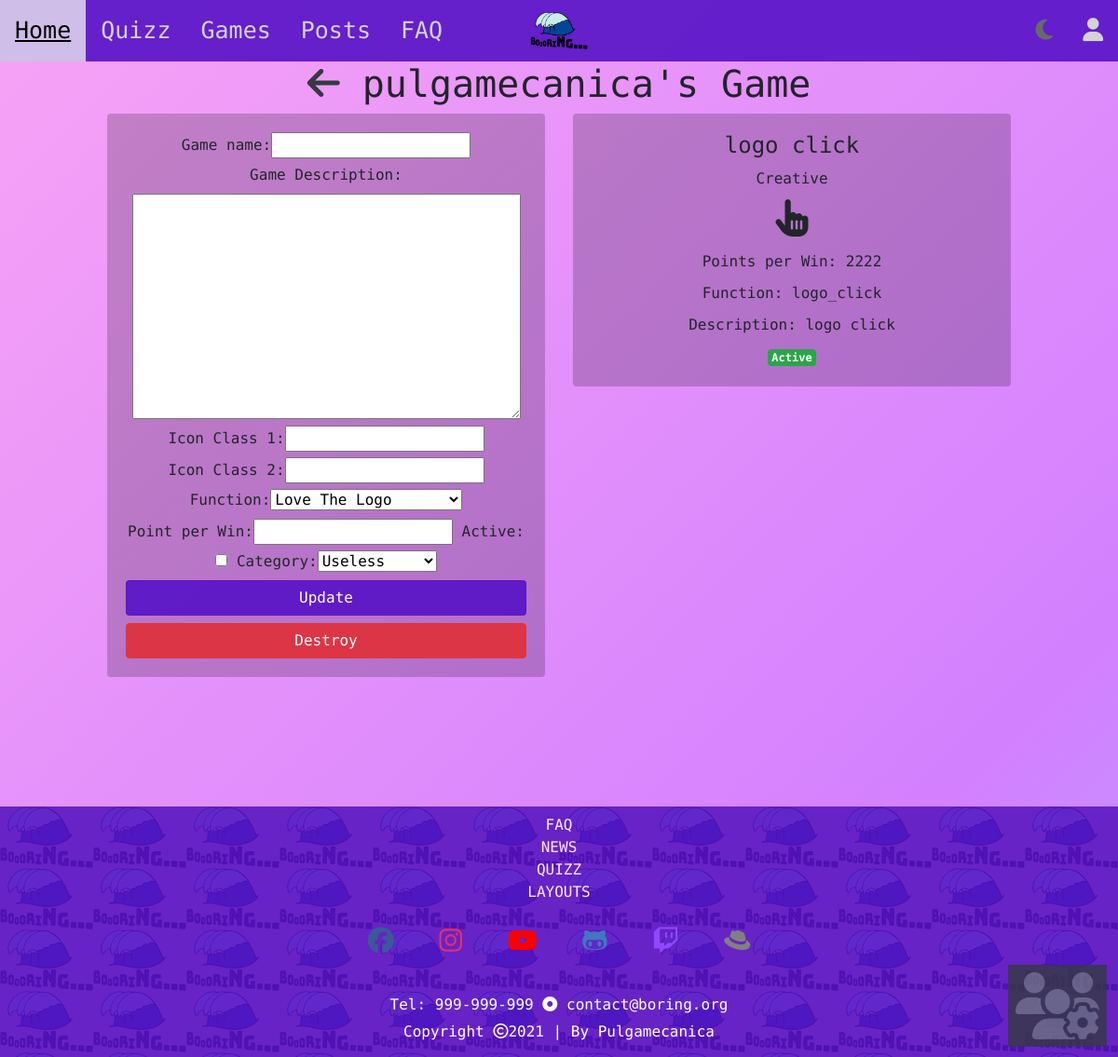
/boring/game/14 (signed in), run on the app's committed database.
### boring/models.py (models this page shows, shortened)
class Game(models.Model):
    class GameCategory(models.IntegerChoices):
        USELESS = 0
        CREATIVE = 1
        BORING = 2
        FRUSTRATION = 3
    name = models.CharField(max_length = 30)
    description = models.CharField(max_length = 150)
    iconClass1 = models.CharField(max_length = 5, blank=True, default='')
    iconClass2 = models.CharField(max_length = 15, blank=True, default='')
    function = models.CharField(max_length = 50, choices=FUNCTIONS)
    hint_text = models.CharField(max_length = 200, blank=True, default='')
    points_per_win = models.IntegerField(default = 10)
    likes = models.IntegerField(default = 0)
    active = models.BooleanField(default=False)
    created_at = models.DateTimeField(auto_now_add=True)
    category = models.IntegerField(choices=GameCategory.choices, default=False)
    user = models.ForeignKey(BoringUser, on_delete=models.CASCADE, related_name="games")
    times_played = models.IntegerField(default = 0)
    def getCat(self):
        return self.GameCategory.choices[self.category]

### boring/views.py (the view)
# urls.py: path('game/<int:game_id>', views.game_page_view, name="game"),
@login_required(login_url='./login')
def game_page_view(request, game_id):
    game = Game.objects.get(pk=game_id)
    if request.method == 'POST':
        form = GameForm(request.POST)
        if form.is_valid():
            gameUpdate = Game.objects.filter(pk=game_id)
            name = form.cleaned_data['name']
            if name:
                gameUpdate.update(name = name)
            description = form.cleaned_data['description']
            if description:
                gameUpdate.update(description = description)
            iconClass1 = form.cleaned_data['iconClass1']
            if iconClass1:
                gameUpdate.update(iconClass1 = iconClass1)
            iconClass2 = form.cleaned_data['iconClass2']
            if iconClass2 :
                gameUpdate.update(iconClass2 = iconClass2)
            function = form.cleaned_data['function']
            if function:
                gameUpdate.update(function = function)
            points_per_win = form.cleaned_data['points_per_win']
            if points_per_win:
                gameUpdate.update(points_per_win = points_per_win)
            gameUpdate.update(active = form.cleaned_data['active'])
            gameUpdate.update(category = form.cleaned_data['category'])
            return games_page_view(request)
    else:
        form = GameForm()
    game.save
    return render(request, 'boring/game.html', {'game': game, 'form': form})

### boring/forms.py
class GameForm(forms.Form):
    name = forms.CharField(required=False, label='Game name', max_length=30)
    description = forms.CharField(widget=forms.Textarea, required=False, label='Game Description', max_length=150)
    iconClass1 = forms.CharField(required=False, label='Icon Class 1', max_length=5)
    iconClass2 = forms.CharField(required=False, label='Icon Class 2', max_length=15)
    function = forms.CharField(label='Function', widget=forms.Select(choices=FUNCTIONS), required=False)
    points_per_win = forms.IntegerField(required=False, label="Point per Win")
    active = forms.BooleanField(required=False)
    category = forms.ChoiceField(label="Category", choices=Game.GameCategory.choices, required=False)

### boring/templates/boring/game.html (shortened to what this page needs)
{% extends 'boring_website/base.html' %}
{% block main %}
    <h1 class="text-center"><a href={% url 'boring:profile' %}><i class="fas fa-arrow-left text-dark"></i></a>  {{ user.username }}'s Game</h1>
    <div class="boring-games-container">
        <div class="m-0 row justify-content-center">
            <div class="col-lg-5 col-md-5 col-sm-12">
                <div class="card mb-3">
                    <div class="card-body text-center">
                        <form action="{% url 'boring:game' game.id %}" method="post">
                            {{ form.as_table }}
                            <input type="submit" value="Update" class="btn btn-primary btn-block">
                            <a href={% url 'boring:delete_game' game.id %} class="btn btn-danger btn-block">Destroy</a>
                        </form>
                    </div>
                </div>
            </div>
            <div class="col-lg-5 col-md-5 col-sm-12">
                <div class="card mb-3">
                    <div class="card-body text-center">
                        <h4 class="card-title"> {{ game.name }} </h4>
                        <span class="card-text text-center">
                            <h6> {{ game.getCat.1 }} </h6>
                            <h1><i class="{{ game.iconClass1 }} {{ game.iconClass2 }}"></i></h1>
                            <p>Points per Win: {{ game.points_per_win }}</p>
                            <p>Function: {{ game.function }}</p>
                            <p>Description: {{ game.description }}</p>
                            {% if game.active %}
                                <span class="badge badge-success">Active</span>
                            {% else %}
                                <span class="badge badge-danger">Unactive</span>
                            {% endif %}
                        </span>
                    </div>
                </div>
            </div>
        </div>
   </div>
{% endblock %}

### boring_website/static/boring_website/css/base.css (style rules this page uses)
* { scroll-behavior: smooth; box-sizing: border-box; padding: 0; margin: 0; }
.btn-primary { background-color: #5712c7e6; border-color: #5712c7e6; }
.card { background-color: rgba(255, 255, 255, 0.6); border: none; }
html { width: 100%; }
body { width: 100%; margin: 0; background: linear-gradient(-45deg, #17eb76, #0be683, #4fe3b9, #8cd5ff, #d380ff, #f7a3f6); background-size: 400% 400%; animation: gradient 10s ease infinite; font-family: 'Nova Mono', monospace; }

### boring_website/static/boring_website/css/home.css (style rules this page uses)
.intro-box h1, h5, h6, p { margin: 10px; }
.donation-box h1, .donation-box h2, p { text-align: center; }

### boring/static/boring/css/boringGames.css (style rules this page uses)
.boring-games-container .card { background-color: rgba(0, 0, 0, 0.2); }

### data on the page
Game: name "logo click", getCat.1 "Creative", points_per_win "2222", function "logo_click", description "logo click"

### other printed values
{{ user.username }} "pulgamecanica"
